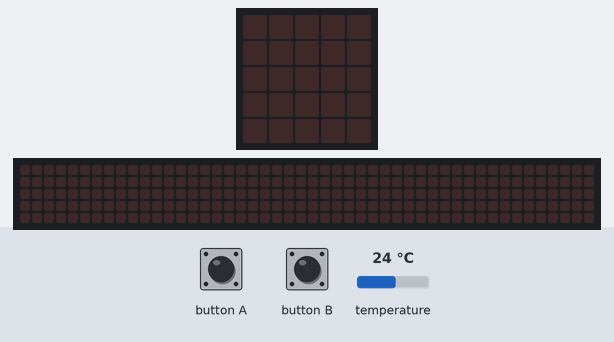
Bench run of a program on a simulated BBC micro:bit running MicroPython. On the bench: the board's 5×5 LED display, a strip that is not on the board, showing the scrolling text unrolled. Inputs (shaded band) come from the test bench; at power-on: temperature 24 °C. The 48×5 strip is a reading aid, not a part: it shows the text the display is scrolling, unrolled, one strip-width of it at a time.

Above: at 1.2 s.
1.3 s: button A pressed for 0.15 s
At 1.37 s:
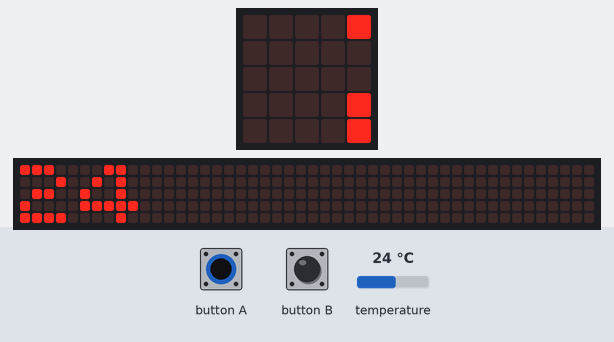
4.3 s: button B pressed for 0.15 s
At 4.37 s:
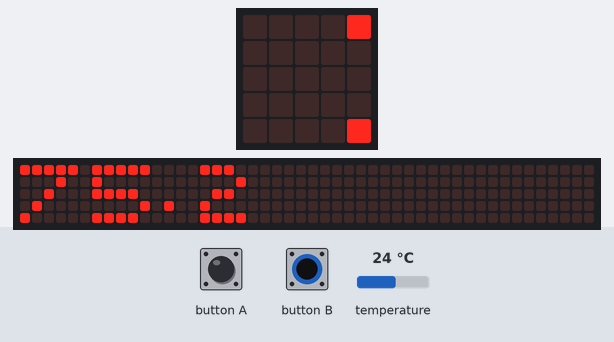
7.3 s: button B pressed for 1 s
At 8.12 s:
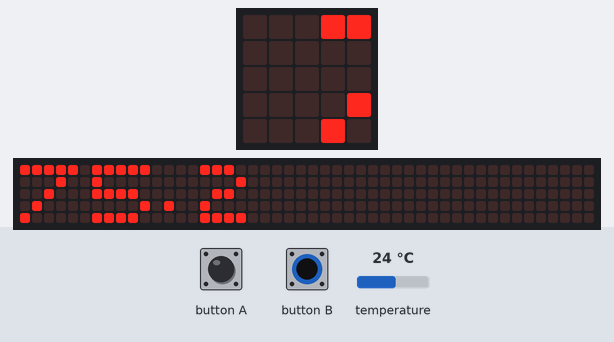
10.3 s: button B pressed for 3.2 s
At 11.87 s:
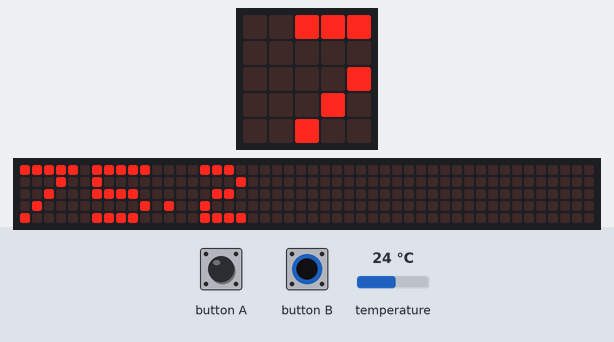

Measured:
- after the input at 1.3 s, the display: changes at once (image 1)
- after the input at 4.3 s, the display: changes at once (image 2)

The program:

Temperature_Display.py
```python
from microbit import *

while True:
    if button_a.is_pressed():
        display.scroll(temperature())
    elif button_b.is_pressed():
        tempF = ((9/5)*temperature()) + 32
        display.scroll(tempF)
```
